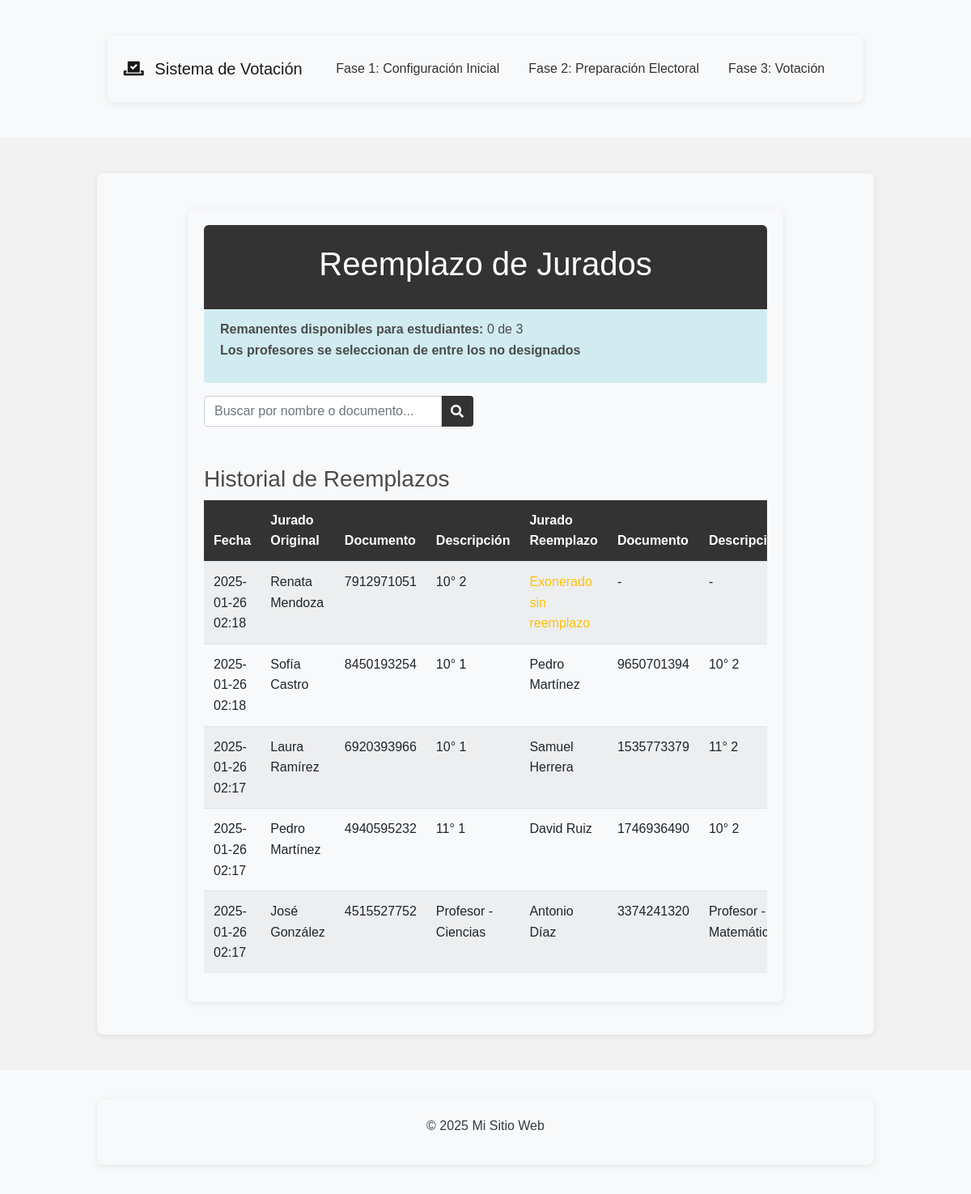
Page /reemplazo_jurados on the committed database.
### models.py (models this page shows, shortened)
class ReemplazoJurado(db.Model):
    id = db.Column(db.Integer, primary_key=True)
    jurado_original_id = db.Column(db.Integer, db.ForeignKey('jurado.id'), nullable=False)
    jurado_reemplazo_id = db.Column(db.Integer, db.ForeignKey('jurado.id'), nullable=True)
    mesa_id = db.Column(db.Integer, db.ForeignKey('mesa.id'), nullable=False)
    razon = db.Column(db.String(200), nullable=False)
    fecha = db.Column(db.DateTime, default=datetime.now)
    activo = db.Column(db.Boolean, default=True)
    jurado_original = db.relationship('Jurado', foreign_keys=[jurado_original_id])
    jurado_reemplazo = db.relationship('Jurado', foreign_keys=[jurado_reemplazo_id])
    mesa = db.relationship('Mesa')

class Jurado(db.Model):
    id = db.Column(db.Integer, primary_key=True)
    tipo_persona = db.Column(db.String(20), nullable=False)
    persona_id = db.Column(db.Integer, nullable=True)
    mesa_id = db.Column(db.Integer, db.ForeignKey('mesa.id'), nullable=True)
    sede_id = db.Column(db.Integer, db.ForeignKey('sede.id'), nullable=True)
    es_remanente = db.Column(db.Boolean, default=False)
    disponible = db.Column(db.Boolean, default=True)
    sorteo = db.Column(db.Integer, nullable=True)
    activo = db.Column(db.Boolean, default=True)
    _numero_documento = db.Column('numero_documento', db.String(20), nullable=True)
    _nombre = db.Column('nombre', db.String(100), nullable=True)
    mesa = db.relationship('Mesa', backref='jurados')
    sede = db.relationship('Sede', backref='jurados')
    @property
    def id_mesa(self):
        return self.mesa_id
    @property
    def nombre(self):
        if self._nombre:
            return self._nombre
    @nombre.setter
    def nombre(self, value):
        self._nombre = value
    @property
    def numero_documento(self):
        if self._numero_documento:
            return self._numero_documento
    @numero_documento.setter
    def numero_documento(self, value):
        self._numero_documento = value

### routes/jurado_routes.py (the view, shortened to what this page needs)
@jurado_bp.route('/reemplazo_jurados', methods=['GET', 'POST'])
@verificar_acceso_ruta('jurado.reemplazo_jurados')
def reemplazo_jurados():
    try:
        jurados_query = db.session.query(Jurado).filter(
            Jurado.activo == True,
            Jurado.mesa_id != 0,
            Jurado.sorteo == 3
        ).all()
        jurados = []
        for jurado in jurados_query:
            jurado_info = {
                'id': jurado.id,
                'nombre': jurado.nombre,
                'numero_documento': jurado.numero_documento,
                'mesa_id': jurado.mesa_id,
                'tipo': jurado.tipo_persona
            }
            if jurado.tipo_persona == "Estudiante":
                estudiante = Estudiante.query.filter_by(
                    numero_documento=jurado.numero_documento
                ).first()
                if estudiante:
                    jurado_info['descripcion'] = f"{estudiante.grado}° {estudiante.seccion}"
            else:
                profesor = Profesor.query.filter_by(
                    numero_documento=jurado.numero_documento
                ).first()
                if profesor:
                    jurado_info['descripcion'] = f"Profesor - {profesor.departamento}"
            jurados.append(jurado_info)
        reemplazos = db.session.query(ReemplazoJurado).order_by(ReemplazoJurado.fecha.desc()).all()
        reemplazos_info = []
        for reemplazo in reemplazos:
            info = {
                'fecha': reemplazo.fecha,
                'mesa_id': reemplazo.mesa_id,
                'razon': reemplazo.razon,
                'original': {
                    'nombre': reemplazo.jurado_original.nombre,
                    'documento': reemplazo.jurado_original.numero_documento,
                    'tipo': reemplazo.jurado_original.tipo_persona
                },
                'reemplazo': None
            }
            if reemplazo.jurado_original.tipo_persona == "Estudiante":
                estudiante = Estudiante.query.filter_by(
                    numero_documento=reemplazo.jurado_original.numero_documento
                ).first()
                if estudiante:
                    info['original']['descripcion'] = f"{estudiante.grado}° {estudiante.seccion}"
            else:
                profesor = Profesor.query.filter_by(
                    numero_documento=reemplazo.jurado_original.numero_documento
                ).first()
                if profesor:
                    info['original']['descripcion'] = f"Profesor - {profesor.departamento}"
            if reemplazo.jurado_reemplazo:
                info['reemplazo'] = {
                    'nombre': reemplazo.jurado_reemplazo.nombre,
                    'documento': reemplazo.jurado_reemplazo.numero_documento,
                    'tipo': reemplazo.jurado_reemplazo.tipo_persona
                }
                if reemplazo.jurado_reemplazo.tipo_persona == "Estudiante":
                    estudiante = Estudiante.query.filter_by(
                        numero_documento=reemplazo.jurado_reemplazo.numero_documento
                    ).first()
                    if estudiante:
                        info['reemplazo']['descripcion'] = f"{estudiante.grado}° {estudiante.seccion}"
                else:
                    profesor = Profesor.query.filter_by(
                        numero_documento=reemplazo.jurado_reemplazo.numero_documento
                    ).first()
                    if profesor:
                        info['reemplazo']['descripcion'] = f"Profesor - {profesor.departamento}"
            reemplazos_info.append(info)
        remanentes_disponibles = db.session.query(Jurado).filter(
            Jurado.sorteo == 3,
            Jurado.mesa_id == 0,
            Jurado.activo == True,
            ~Jurado.id.in_(
                db.session.query(ReemplazoJurado.jurado_reemplazo_id).filter(
                    ReemplazoJurado.jurado_reemplazo_id != None
                )
            )
        ).count()
        total_remanentes = db.session.query(Jurado).filter(
            Jurado.sorteo == 3,
            Jurado.mesa_id == 0
        ).count()
        profesores_disponibles = Profesor.query.order_by(Profesor.nombre).all()
        jurados_actuales_query = db.session.query(Jurado).filter(
            Jurado.tipo_persona == 'Profesor',
            Jurado.activo == True,
            Jurado.sorteo.in_([3, 4])
        ).all()
        jurados_actuales = [j.numero_documento for j in jurados_actuales_query]
        return render_template(
            'reemplazo_jurados.html',
            jurados=jurados,
            reemplazos_info=reemplazos_info,
            remanentes_disponibles=remanentes_disponibles,
            total_remanentes=total_remanentes,
            profesores_disponibles=profesores_disponibles,
            jurados_actuales=jurados_actuales
        )
    except Exception as e:
        print(f"Error en reemplazo_jurados: {str(e)}")
        flash(f'Error al cargar la página: {str(e)}', 'error')
        return redirect(url_for('index'))

### app.py (called while the page is built)
@app.context_processor
def inject_config():
    sistema_bloqueado = EventoCalendario.sistema_bloqueado()
    config = {
        'sistema_bloqueado': sistema_bloqueado,
        'calendario_bloqueado': sistema_bloqueado,
        'fase_actual': EventoCalendario.obtener_fase_actual(),
        'configuracion_finalizada': sistema_bloqueado,
        'fecha_finalizacion': datetime.now() if sistema_bloqueado else None
    }
    return {
        'config': config,
        'config_json': json.dumps(config, default=str)
    }

@app.context_processor
def utility_processor():
    return {
        'now': datetime.now
    }

### models.py (called while the page is built)
    @classmethod
    def sistema_bloqueado(cls):
        ultimo_evento = cls.query.order_by(cls.fecha_fin.desc()).first()
        if ultimo_evento:
            return datetime.now() > ultimo_evento.fecha_fin
        return False

    @classmethod
    def obtener_fase_actual(cls):
        ahora = datetime.now()
        for fase in range(1, 4):  # Asumiendo que hay 3 fases
            eventos = cls.query.filter_by(fase=fase).all()
            if any(evento.fecha_inicio <= ahora <= evento.fecha_fin for evento in eventos):
                return fase
        return 1  # Fase por defecto

### templates/reemplazo_jurados.html (shortened to what this page needs)
{% extends "base.html" %}
{% block content %}
    <div class="container mt-4">
        <header class="text-center py-4" style="border-radius: 6px 6px 0 0;" class="fas fa-user-graduate">
            <h1>Reemplazo de Jurados</h1>
        </header>
    <div class="alert alert-info">
        <strong>Remanentes disponibles para estudiantes:</strong> {{ remanentes_disponibles }} de {{ total_remanentes }}
        <p><strong>Los profesores se seleccionan de entre los no designados</strong></p>
    </div>
    <div class="row mb-5">
        <div class="col-md-6">
            <div class="input-group">
                <input type="text" id="searchJuradoInput" class="form-control"
                    placeholder="Buscar por nombre o documento..." onkeyup="searchJurados()">
                <div class="input-group-append">
                    <span class="input-group-text">
                        <i class="fas fa-search"></i>
                    </span>
                </div>
            </div>
        </div>
    </div>
    <div class="mt-5">
        <h3>Historial de Reemplazos</h3>
        <div class="table-responsive">
            <table class="table table-striped">
                <thead>
                    <tr>
                        <th>Fecha</th>
                        <th>Jurado Original</th>
                        <th>Documento</th>
                        <th>Descripción</th>
                        <th>Jurado Reemplazo</th>
                        <th>Documento</th>
                        <th>Descripción</th>
                    </tr>
                </thead>
                <tbody>
                    {% for reemplazo in reemplazos_info %}
                    <tr>
                        <td>{{ reemplazo.fecha.strftime('%Y-%m-%d %H:%M') }}</td>
                        <td>{{ reemplazo.original.nombre }}</td>
                        <td>{{ reemplazo.original.documento }}</td>
                        <td>{{ reemplazo.original.descripcion }}</td>
                        <td>
                            {% if reemplazo.reemplazo %}
                            {{ reemplazo.reemplazo.nombre }}
                            {% else %}
                            <span class="text-warning">Exonerado sin reemplazo</span>
                            {% endif %}
                        </td>
                        <td>
                            {% if reemplazo.reemplazo %}
                            {{ reemplazo.reemplazo.documento }}
                            {% else %}
                            -
                            {% endif %}
                        </td>
                        <td>
                            {% if reemplazo.reemplazo %}
                            {{ reemplazo.reemplazo.descripcion }}
                            {% else %}
                            -
                            {% endif %}
                        </td>
                    </tr>
                    {% endfor %}
                </tbody>
            </table>
        </div>
    </div>
</div>
{% endblock %}

### static/css/main.css (style rules this page uses)
:root { --primary-color: #333; --secondary-color: #555; --accent-color: #28a745; --dark-blue: #333; --light-blue: #E6EFFD; --white-color: #FFFFFF; --gray-color: #F2F2F2; --dark-gray: #4B4B4B; --success-color: #28a745; --danger-color: #dc3545; --warning-color: #ffc107; --info-color: #4e5a5c; --background-color: #E5E5E5; --text-color: #4B4B4B; --highlight-color: #FDB913; --chart-primary: rgba(51, 51, 51, 0.8); --chart-secondary: rgba(85, 85, 85, 0.8); --chart-highlight: rgba(255, 198, 41, 0.8); --chart-dark: rgba(51, 51, 51, 0.8); --chart-light: rgba(240, 240, 240, 0.8); --chart-border-primary: rgba(51, 51, 51, 1); --chart-border-secondary: rgba(85, 85, 85, 1); --chart-border-highlight: rgba(255, 198, 41, 1); --chart-border-dark: rgba(51, 51, 51, 1); --chart-border-light: rgba(240, 240, 240, 1); --container-background: #F8F9FA; --dark-mode-background: #1a1a1a; --dark-mode-text: #ffffff; --dark-mode-card: #2d2d2d; --dark-mode-input: #333333; --dark-mode-border: #404040; }
body { font-family: 'Montserrat', sans-serif; line-height: 1.6; margin: 0; padding: 0; background-color: var(--gray-color); color: var(--dark-gray); min-height: 100vh; }
.container { max-width: 80%; margin: 0 auto; padding: 20px; background-color: var(--container-background); box-shadow: 0 2px 8px rgba(0, 0, 0, 0.08); border-radius: 8px; margin-top: 20px; margin-bottom: 20px; }
header { background: linear-gradient(to right, var(--primary-color), var(--dark-gray)); color: var(--white-color); padding: 20px; text-align: center; width: 100%; }
.table th { background-color: var(--primary-color); color: var(--white-color); }
.table thead th { background-color: var(--primary-color); color: var(--white-color); border-bottom: none; }
.table-striped tbody tr:nth-of-type(odd) { background-color: rgba(51, 51, 51, 0.05); }
.alert { border-radius: 4px; border: none; }
.input-group-text { background-color: var(--primary-color); color: var(--white-color); border: none; min-width: 40px; justify-content: center; }
.card, .list-group-item, .table { background-color: var(--container-background); }
.alert-info { background-color: var(info-color); border-color: var(--secondary-color); color: var(--dark-gray); }
body { font-family: Arial, sans-serif; line-height: 1.6; margin: 0; padding: 0; }
header { background: #333; color: #fff; padding: 10px 0; }

### rows in the picture
ReemplazoJurado: fecha "2025-01-26 02:18", original.nombre "Renata Mendoza", original.documento "7912971051", original.descripcion "10° 2", shows "Exonerado sin reemplazo"
ReemplazoJurado: fecha "2025-01-26 02:18", original.nombre "Sofía Castro", original.documento "8450193254", original.descripcion "10° 1", reemplazo.nombre "Pedro Martínez", reemplazo.documento "9650701394", reemplazo.descripcion "10° 2"
ReemplazoJurado: fecha "2025-01-26 02:17", original.nombre "Laura Ramírez", original.documento "6920393966", original.descripcion "10° 1", reemplazo.nombre "Samuel Herrera", reemplazo.documento "1535773379", reemplazo.descripcion "11° 2"
ReemplazoJurado: fecha "2025-01-26 02:17", original.nombre "Pedro Martínez", original.documento "4940595232", original.descripcion "11° 1", reemplazo.nombre "David Ruiz", reemplazo.documento "1746936490", reemplazo.descripcion "10° 2"
ReemplazoJurado: fecha "2025-01-26 02:17", original.nombre "José González", original.documento "4515527752", original.descripcion "Profesor - Ciencias", reemplazo.nombre "Antonio Díaz", reemplazo.documento "3374241320", reemplazo.descripcion "Profesor -…"

### other values in the picture
{{ remanentes_disponibles }} "0"
{{ total_remanentes }} "3"
